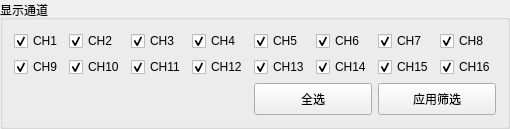
            <widget class="QGroupBox" name="groupBox_select">
              <property name="title">
                <string>显示通道</string>
              </property>
              <layout class="QGridLayout" name="layout_ChannelFilter">
                <item row="0" column="0">
                  <widget class="QCheckBox" name="ckbox_CH1">
                    <property name="text">
                      <string>CH1</string>
                    </property>
                    <property name="checked">
                      <bool>true</bool>
                    </property>
                  </widget>
                </item>
                <item row="0" column="1">
                  <widget class="QCheckBox" name="ckbox_CH2">
                    <property name="text">
                      <string>CH2</string>
                    </property>
                    <property name="checked">
                      <bool>true</bool>
                    </property>
                  </widget>
                </item>
                <item row="0" column="2">
                  <widget class="QCheckBox" name="ckbox_CH3">
                    <property name="text">
                      <string>CH3</string>
                    </property>
                    <property name="checked">
                      <bool>true</bool>
                    </property>
                  </widget>
                </item>
                <item row="0" column="3">
                  <widget class="QCheckBox" name="ckbox_CH4">
                    <property name="text">
                      <string>CH4</string>
                    </property>
                    <property name="checked">
                      <bool>true</bool>
                    </property>
                  </widget>
                </item>
                <item row="0" column="4">
                  <widget class="QCheckBox" name="ckbox_CH5">
                    <property name="text">
                      <string>CH5</string>
                    </property>
                    <property name="checked">
                      <bool>true</bool>
                    </property>
                  </widget>
                </item>
                <item row="0" column="5">
                  <widget class="QCheckBox" name="ckbox_CH6">
                    <property name="text">
                      <string>CH6</string>
                    </property>
                    <property name="checked">
                      <bool>true</bool>
                    </property>
                  </widget>
                </item>
                <item row="0" column="6">
                  <widget class="QCheckBox" name="ckbox_CH7">
                    <property name="text">
                      <string>CH7</string>
                    </property>
                    <property name="checked">
                      <bool>true</bool>
                    </property>
                  </widget>
                </item>
                <item row="0" column="7">
                  <widget class="QCheckBox" name="ckbox_CH8">
                    <property name="text">
                      <string>CH8</string>
                    </property>
                    <property name="checked">
                      <bool>true</bool>
                    </property>
                  </widget>
                </item>
                <item row="1" column="0">
                  <widget class="QCheckBox" name="ckbox_CH9">
                    <property name="text">
                      <string>CH9</string>
                    </property>
                    <property name="checked">
                      <bool>true</bool>
                    </property>
                  </widget>
                </item>
                <item row="1" column="1">
                  <widget class="QCheckBox" name="ckbox_CH10">
                    <property name="text">
                      <string>CH10</string>
                    </property>
                    <property name="checked">
                      <bool>true</bool>
                    </property>
                  </widget>
                </item>
                <item row="1" column="2">
                  <widget class="QCheckBox" name="ckbox_CH11">
                    <property name="text">
                      <string>CH11</string>
                    </property>
                    <property name="checked">
                      <bool>true</bool>
                    </property>
                  </widget>
                </item>
                <item row="1" column="3">
                  <widget class="QCheckBox" name="ckbox_CH12">
                    <property name="text">
                      <string>CH12</string>
                    </property>
                    <property name="checked">
                      <bool>true</bool>
                    </property>
                  </widget>
                </item>
                <item row="1" column="4">
                  <widget class="QCheckBox" name="ckbox_CH13">
                    <property name="text">
                      <string>CH13</string>
                    </property>
                    <property name="checked">
                      <bool>true</bool>
                    </property>
                  </widget>
                </item>
                <item row="1" column="5">
                  <widget class="QCheckBox" name="ckbox_CH14">
                    <property name="text">
                      <string>CH14</string>
                    </property>
                    <property name="checked">
                      <bool>true</bool>
                    </property>
                  </widget>
                </item>
                <item row="1" column="6">
                  <widget class="QCheckBox" name="ckbox_CH15">
                    <property name="text">
                      <string>CH15</string>
                    </property>
                    <property name="checked">
                      <bool>true</bool>
                    </property>
                  </widget>
                </item>
                <item row="1" column="7">
                  <widget class="QCheckBox" name="ckbox_CH16">
                    <property name="text">
                      <string>CH16</string>
                    </property>
                    <property name="checked">
                      <bool>true</bool>
                    </property>
                  </widget>
                </item>
                <item row="2" column="4" colspan="2">
                  <widget class="QPushButton" name="pbtn_SelectAllCH">
                    <property name="minimumSize">
                      <size>
                        <width>0</width>
                        <height>32</height>
                      </size>
                    </property>
                    <property name="text">
                      <string>全选</string>
                    </property>
                  </widget>
                </item>
                <item row="2" column="6" colspan="2">
                  <widget class="QPushButton" name="pbtn_SelectCH">
                    <property name="minimumSize">
                      <size>
                        <width>0</width>
                        <height>32</height>
                      </size>
                    </property>
                    <property name="text">
                      <string>应用筛选</string>
                    </property>
                  </widget>
                </item>
              </layout>
            </widget>
